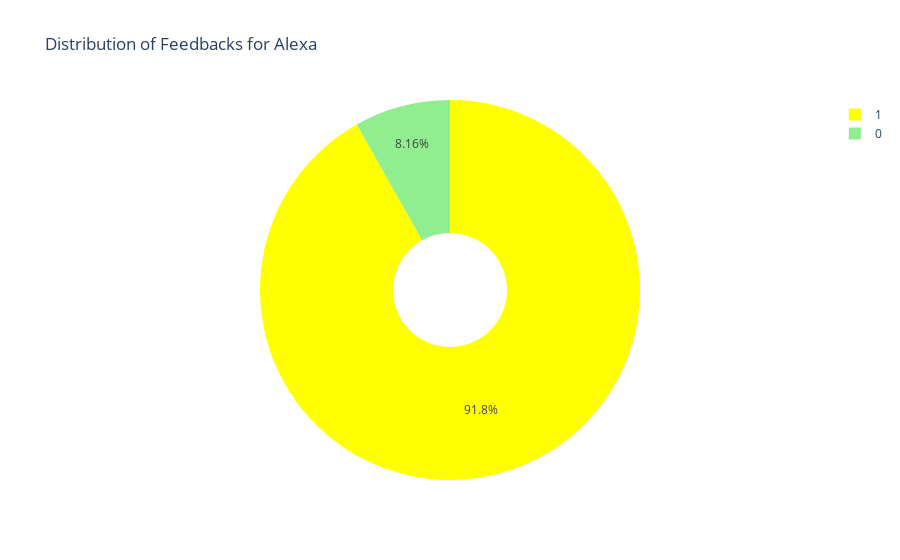

The code cell stored with this chart in its notebook:
### Markdown cell above
> The above Bar plot, plots the different Variatios of Amazon Alexa with their popularity or no. of counts. It is quite clear that Black Dot is the most popular variation of Amazon Alexa with more than 500 units out of 3150 samples, which is really good.
>> Charcoal Fabric and Configuration: Fire TV Stick are also good and very much popular after Black dot.
>> Whereas Oak Fish and Walnut Finish are very Unpopular with less than 10 entries.

### Code cell
feedbacks = data['feedback'].value_counts()

label_feedback = feedbacks.index
size_feedback = feedbacks.values

colors = ['yellow', 'lightgreen']

feedback_piechart = go.Pie(labels = label_feedback,
                         values = size_feedback,
                         marker = dict(colors = colors),
                         name = 'Alexa', hole = 0.3)

df2 = [feedback_piechart]

layout = go.Layout(
           title = 'Distribution of Feedbacks for Alexa')

fig = go.Figure(data = df2,
                 layout = layout)

py.iplot(fig)

### Figure 1 — Plotly figure (JSON) as saved in the notebook; plotly's stock layout.template omitted (floating-point values rounded to 4 significant figures)
{"data": [{"hole": 0.3, "labels": [1, 0], "marker": {"colors": ["yellow", "lightgreen"]}, "name": "Alexa", "type": "pie", "values": [2893, 257]}], "layout": {"title": {"text": "Distribution of Feedbacks for Alexa"}}}
